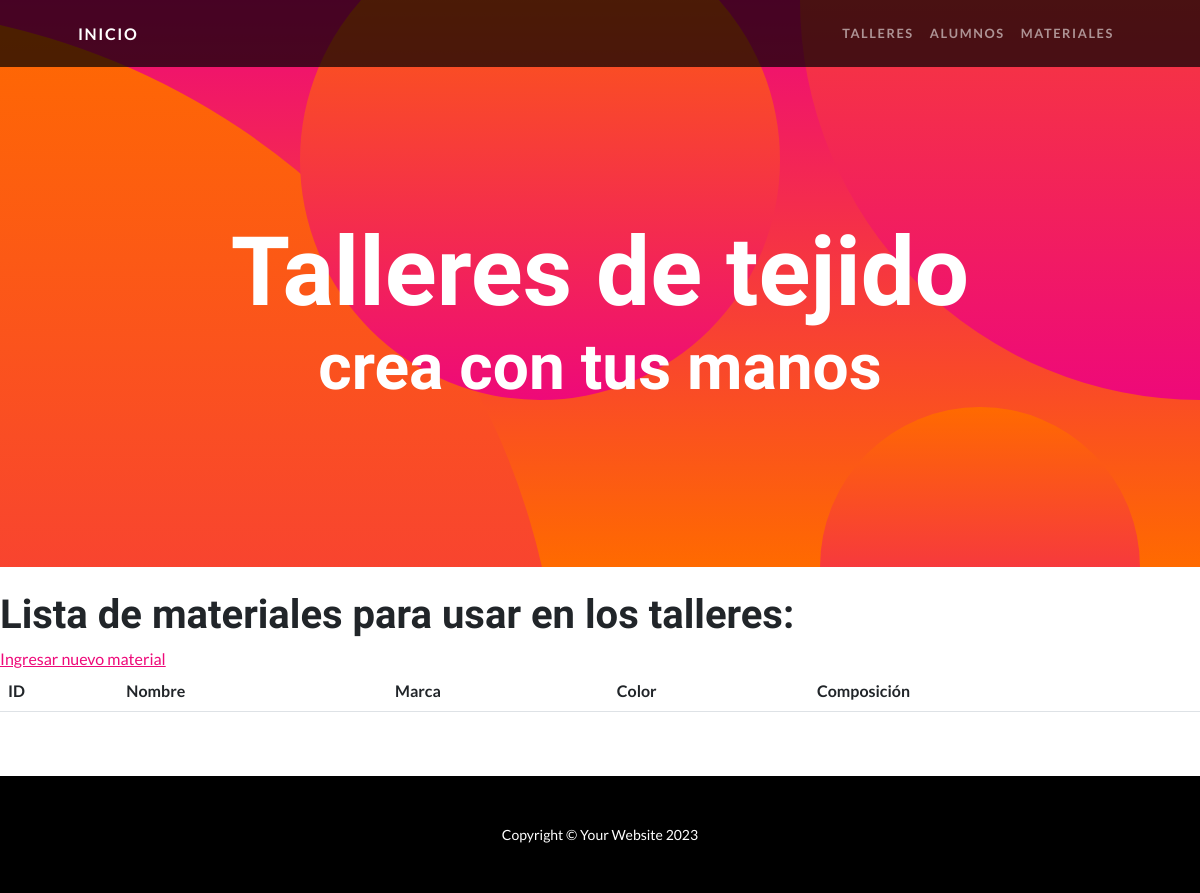
Before: /materiales/ with the older database file.
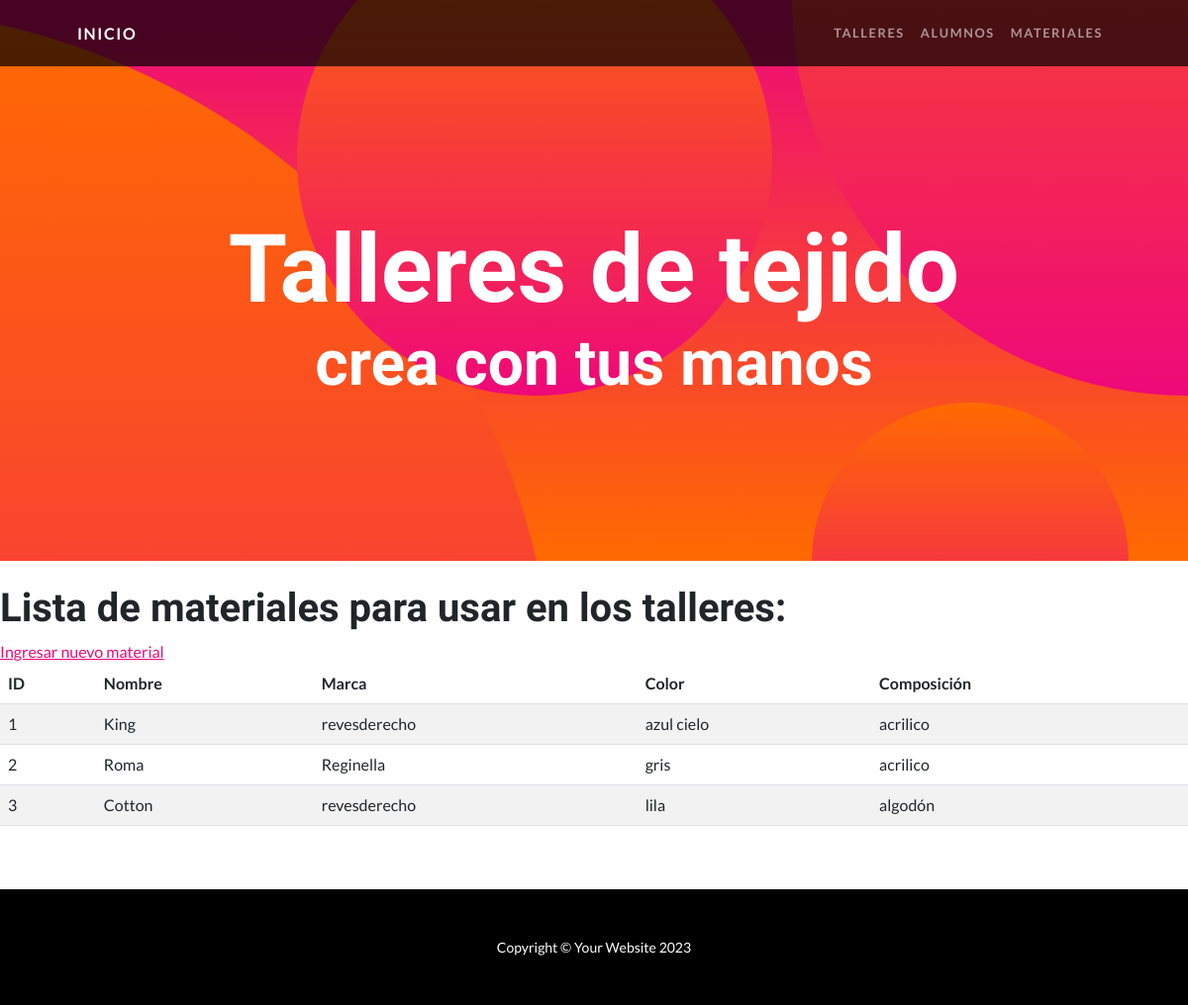
After: the same page with the newer database file.
### app/models.py (models this page shows, shortened)
class Material(models.Model):
    nombre = models.CharField(max_length=256)
    marca = models.CharField(max_length=256)
    color = models.CharField(max_length=256)
    composicion = models.CharField(max_length=256)

### app/views.py (the view)
# urls.py: path("materiales/", MaterialListView.as_view(), name="lista_materiales"),
class MaterialListView(ListView):
    model= Material
    template_name='app/lista_materiales.html'

### app/templates/app/lista_materiales.html
{% extends 'base.html' %}
{% load static %}
{% block contenido %}
<br>
<h1>Lista de materiales para usar en los talleres:</h1>
<a href="{% url 'crear_material' %}">Ingresar nuevo material</a>
<br>
<table class="table table-striped">
    <thead>
        <tr>
          <th scope="col">ID</th>
          <th scope="col">Nombre</th>
          <th scope="col">Marca</th>
          <th scope="col">Color</th>
          <th scope="col">Composición</th>
        </tr>
    </thead>
    <tbody>
        {% for material in object_list %}
        <tr>
          <td>{{ material.id }}</td>
          <td>{{ material.nombre }}</td>
          <td>{{ material.marca }}</td>
          <td>{{ material.color }}</td>
          <td>{{ material.composicion }}</td>
        </tr>
        {% endfor %}
    </tbody>
</table>
<br>
<br>
{% endblock contenido %}

### templates_base/base.html (shortened to what this page needs)
{% load static %}
<!DOCTYPE html>
<html lang="es">
    <head>
        <link href="{% static 'css/styles.css' %}" rel="stylesheet" />
    </head>
    <body id="page-top">
        <nav class="navbar navbar-expand-lg navbar-dark navbar-custom fixed-top">
            <div class="container px-5">
                <a class="navbar-brand" href="#page-top">Inicio</a>
                <div class="collapse navbar-collapse" id="navbarResponsive">
                    <ul class="navbar-nav ms-auto">
                        <li class="nav-item"><a class="nav-link" href="#!">Talleres</a></li>
                        <li class="nav-item"><a class="nav-link" href="#!">Alumnos</a></li>
                        <li class="nav-item"><a class="nav-link" href="#!">Materiales</a></li>
                    </ul>
                </div>
            </div>
        </nav>
        <header class="masthead text-center text-white">
            <div class="masthead-content">
                <div class="container px-5">
                    <h1 class="masthead-heading mb-0">Talleres de tejido</h1>
                    <h2 class="masthead-subheading mb-0">crea con tus manos</h2>
                </div>
            </div>
            <div class="bg-circle-1 bg-circle"></div>
            <div class="bg-circle-2 bg-circle"></div>
            <div class="bg-circle-3 bg-circle"></div>
            <div class="bg-circle-4 bg-circle"></div>
        </header>
        <section id="scroll">
            {% block contenido %}
            {% endblock contenido %}
        </section>
        <footer class="py-5 bg-black">
            <div class="container px-5"><p class="m-0 text-center text-white small">Copyright &copy; Your Website 2023</p></div>
        </footer>
    </body>
</html>

Changed rows visible on the page:
added Material: id "1", nombre "King", marca "revesderecho", color "azul cielo", composicion "acrilico"
added Material: id "2", nombre "Roma", marca "Reginella", color "gris", composicion "acrilico"
added Material: id "3", nombre "Cotton", marca "revesderecho", color "lila", composicion "algodón"
